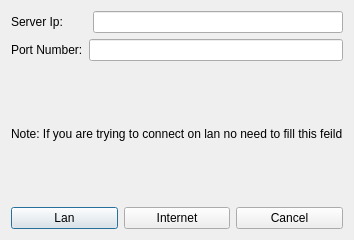
<?xml version="1.0" encoding="UTF-8"?>
<ui version="4.0">
 <class>ConnectServer</class>
 <widget class="QDialog" name="ConnectServer">
  <property name="geometry">
   <rect>
    <x>0</x>
    <y>0</y>
    <width>320</width>
    <height>240</height>
   </rect>
  </property>
  <property name="windowTitle">
   <string>Dialog</string>
  </property>
  <layout class="QVBoxLayout" name="verticalLayout_3">
   <item>
    <layout class="QVBoxLayout" name="verticalLayout_2">
     <item>
      <layout class="QVBoxLayout" name="verticalLayout">
       <item>
        <layout class="QHBoxLayout" name="horizontalLayout_3">
         <item>
          <widget class="QLabel" name="label">
           <property name="text">
            <string>Server Ip:       </string>
           </property>
          </widget>
         </item>
         <item>
          <widget class="QLineEdit" name="serverLineEdit"/>
         </item>
        </layout>
       </item>
       <item>
        <layout class="QHBoxLayout" name="horizontalLayout_2">
         <item>
          <widget class="QLabel" name="label_3">
           <property name="text">
            <string>Port Number:</string>
           </property>
          </widget>
         </item>
         <item>
          <widget class="QLineEdit" name="portLineEdit"/>
         </item>
        </layout>
       </item>
       <item>
        <widget class="QLabel" name="label_2">
         <property name="text">
          <string>Note: If you are trying to connect on lan no need to fill this feild</string>
         </property>
        </widget>
       </item>
      </layout>
     </item>
     <item>
      <layout class="QHBoxLayout" name="horizontalLayout">
       <item>
        <widget class="QPushButton" name="pushButton">
         <property name="text">
          <string>Lan</string>
         </property>
        </widget>
       </item>
       <item>
        <widget class="QPushButton" name="pushButton_2">
         <property name="text">
          <string>Internet</string>
         </property>
        </widget>
       </item>
       <item>
        <widget class="QPushButton" name="pushButton_3">
         <property name="text">
          <string>Cancel</string>
         </property>
        </widget>
       </item>
      </layout>
     </item>
    </layout>
   </item>
  </layout>
 </widget>
 <resources/>
 <connections/>
</ui>
